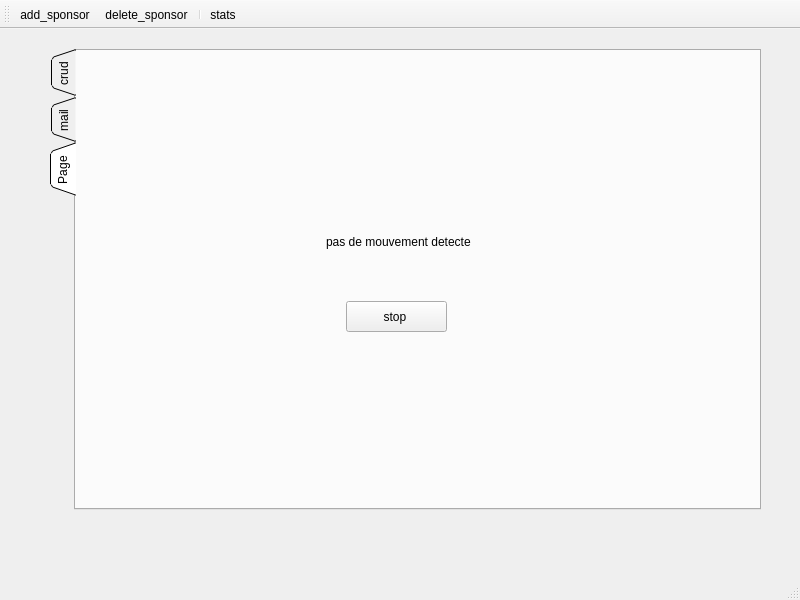
<?xml version="1.0" encoding="UTF-8"?>
<ui version="4.0">
 <class>gestion_amira</class>
 <widget class="QMainWindow" name="gestion_amira">
  <property name="geometry">
   <rect>
    <x>0</x>
    <y>0</y>
    <width>800</width>
    <height>600</height>
   </rect>
  </property>
  <property name="windowTitle">
   <string>MainWindow</string>
  </property>
  <widget class="QWidget" name="centralwidget">
   <widget class="QTabWidget" name="tabWidget">
    <property name="geometry">
     <rect>
      <x>50</x>
      <y>20</y>
      <width>711</width>
      <height>461</height>
     </rect>
    </property>
    <property name="tabPosition">
     <enum>QTabWidget::West</enum>
    </property>
    <property name="tabShape">
     <enum>QTabWidget::Triangular</enum>
    </property>
    <property name="currentIndex">
     <number>2</number>
    </property>
    <widget class="QWidget" name="tab">
     <attribute name="title">
      <string>crud</string>
     </attribute>
     <widget class="QTableView" name="tableau_sponsors">
      <property name="geometry">
       <rect>
        <x>20</x>
        <y>71</y>
        <width>651</width>
        <height>331</height>
       </rect>
      </property>
      <property name="sortingEnabled">
       <bool>true</bool>
      </property>
      <attribute name="horizontalHeaderCascadingSectionResizes">
       <bool>true</bool>
      </attribute>
      <attribute name="horizontalHeaderShowSortIndicator" stdset="0">
       <bool>false</bool>
      </attribute>
      <attribute name="horizontalHeaderStretchLastSection">
       <bool>false</bool>
      </attribute>
     </widget>
     <widget class="QLineEdit" name="rech">
      <property name="geometry">
       <rect>
        <x>470</x>
        <y>30</y>
        <width>111</width>
        <height>24</height>
       </rect>
      </property>
      <property name="placeholderText">
       <string>Recherche</string>
      </property>
      <property name="clearButtonEnabled">
       <bool>true</bool>
      </property>
     </widget>
     <widget class="QComboBox" name="sel_col">
      <property name="geometry">
       <rect>
        <x>591</x>
        <y>30</y>
        <width>81</width>
        <height>22</height>
       </rect>
      </property>
      <item>
       <property name="text">
        <string>All</string>
       </property>
      </item>
      <item>
       <property name="text">
        <string>ID</string>
       </property>
      </item>
      <item>
       <property name="text">
        <string>Nom</string>
       </property>
      </item>
      <item>
       <property name="text">
        <string>Adresse</string>
       </property>
      </item>
      <item>
       <property name="text">
        <string>Type</string>
       </property>
      </item>
      <item>
       <property name="text">
        <string>Montant</string>
       </property>
      </item>
     </widget>
     <widget class="QPushButton" name="export_excel">
      <property name="geometry">
       <rect>
        <x>20</x>
        <y>410</y>
        <width>651</width>
        <height>28</height>
       </rect>
      </property>
      <property name="text">
       <string>Export Excel</string>
      </property>
     </widget>
     <widget class="QPushButton" name="pushButton">
      <property name="geometry">
       <rect>
        <x>70</x>
        <y>30</y>
        <width>93</width>
        <height>28</height>
       </rect>
      </property>
      <property name="text">
       <string>video</string>
      </property>
     </widget>
    </widget>
    <widget class="QWidget" name="tab_2">
     <attribute name="title">
      <string>mail</string>
     </attribute>
     <widget class="QPushButton" name="sendBtn">
      <property name="geometry">
       <rect>
        <x>10</x>
        <y>410</y>
        <width>651</width>
        <height>23</height>
       </rect>
      </property>
      <property name="text">
       <string>Send</string>
      </property>
     </widget>
     <widget class="QLineEdit" name="subject">
      <property name="geometry">
       <rect>
        <x>10</x>
        <y>44</y>
        <width>651</width>
        <height>16</height>
       </rect>
      </property>
      <property name="placeholderText">
       <string>subject</string>
      </property>
     </widget>
     <widget class="QPushButton" name="browseBtn">
      <property name="geometry">
       <rect>
        <x>587</x>
        <y>79</y>
        <width>75</width>
        <height>24</height>
       </rect>
      </property>
      <property name="text">
       <string>Browse ...</string>
      </property>
     </widget>
     <widget class="QLineEdit" name="file">
      <property name="geometry">
       <rect>
        <x>10</x>
        <y>80</y>
        <width>571</width>
        <height>23</height>
       </rect>
      </property>
      <property name="placeholderText">
       <string>attachement here</string>
      </property>
     </widget>
     <widget class="QTextEdit" name="msg">
      <property name="geometry">
       <rect>
        <x>10</x>
        <y>116</y>
        <width>651</width>
        <height>291</height>
       </rect>
      </property>
      <property name="placeholderText">
       <string>type your message here ...</string>
      </property>
     </widget>
     <widget class="QLineEdit" name="rcpt">
      <property name="geometry">
       <rect>
        <x>10</x>
        <y>10</y>
        <width>491</width>
        <height>21</height>
       </rect>
      </property>
      <property name="placeholderText">
       <string>recipient</string>
      </property>
     </widget>
     <widget class="QLineEdit" name="mail_pass">
      <property name="geometry">
       <rect>
        <x>522</x>
        <y>10</y>
        <width>141</width>
        <height>20</height>
       </rect>
      </property>
      <property name="echoMode">
       <enum>QLineEdit::Password</enum>
      </property>
      <property name="placeholderText">
       <string>your mail password</string>
      </property>
     </widget>
    </widget>
    <widget class="QWidget" name="tab_3">
     <attribute name="title">
      <string>Page</string>
     </attribute>
     <widget class="QLabel" name="label_arduino">
      <property name="geometry">
       <rect>
        <x>250</x>
        <y>170</y>
        <width>151</width>
        <height>41</height>
       </rect>
      </property>
      <property name="text">
       <string>pas de mouvement detecte</string>
      </property>
     </widget>
     <widget class="QPushButton" name="pushButton_2">
      <property name="geometry">
       <rect>
        <x>270</x>
        <y>250</y>
        <width>101</width>
        <height>31</height>
       </rect>
      </property>
      <property name="text">
       <string>stop </string>
      </property>
     </widget>
    </widget>
   </widget>
  </widget>
  <widget class="QMenuBar" name="menubar">
   <property name="geometry">
    <rect>
     <x>0</x>
     <y>0</y>
     <width>800</width>
     <height>26</height>
    </rect>
   </property>
  </widget>
  <widget class="QStatusBar" name="statusbar"/>
  <widget class="QToolBar" name="toolBar">
   <property name="windowTitle">
    <string>toolBar</string>
   </property>
   <attribute name="toolBarArea">
    <enum>TopToolBarArea</enum>
   </attribute>
   <attribute name="toolBarBreak">
    <bool>false</bool>
   </attribute>
   <addaction name="actionadd_sponsor"/>
   <addaction name="actiondelete_sponsor"/>
   <addaction name="separator"/>
   <addaction name="actionstats"/>
  </widget>
  <action name="actionadd_sponsor">
   <property name="text">
    <string>add_sponsor</string>
   </property>
   <property name="shortcut">
    <string>Ctrl+A</string>
   </property>
  </action>
  <action name="actiondelete_sponsor">
   <property name="text">
    <string>delete_sponsor</string>
   </property>
   <property name="shortcut">
    <string>Ctrl+D</string>
   </property>
  </action>
  <action name="actionstats">
   <property name="text">
    <string>stats</string>
   </property>
   <property name="shortcut">
    <string>Ctrl+S</string>
   </property>
  </action>
 </widget>
 <resources/>
 <connections/>
</ui>
